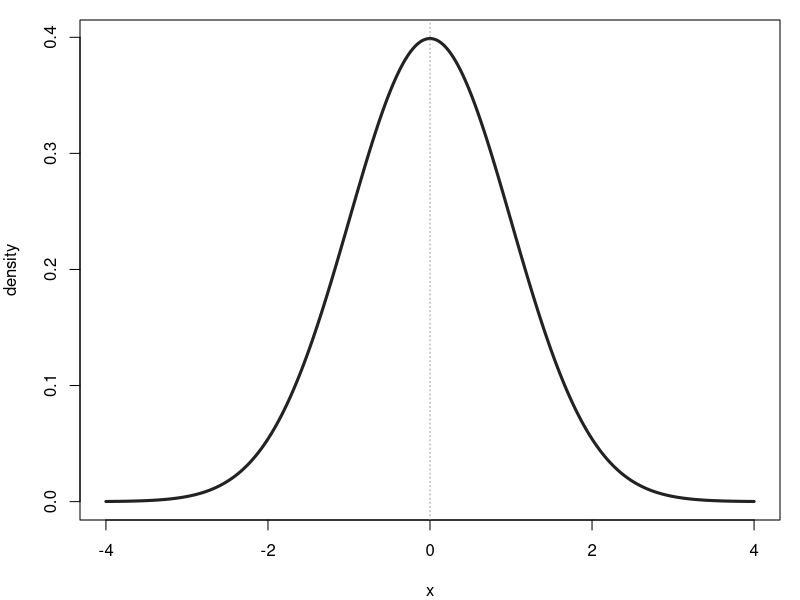
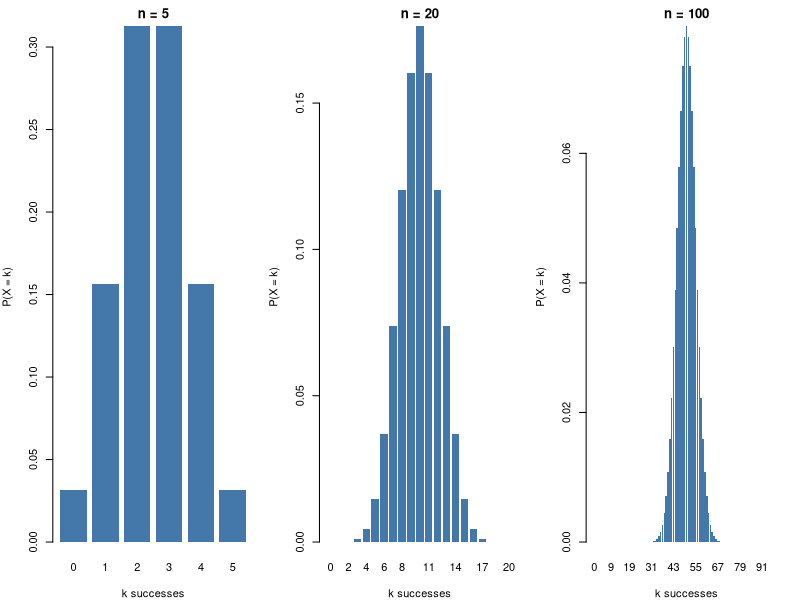
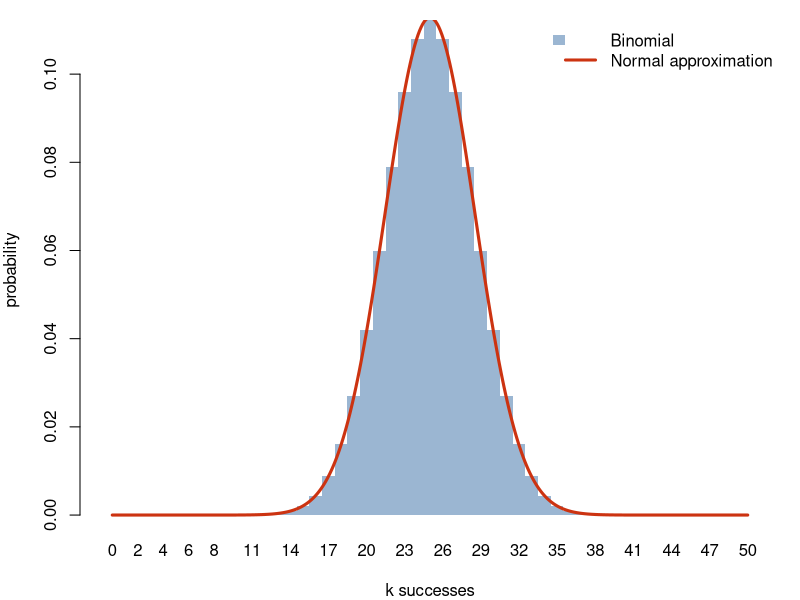
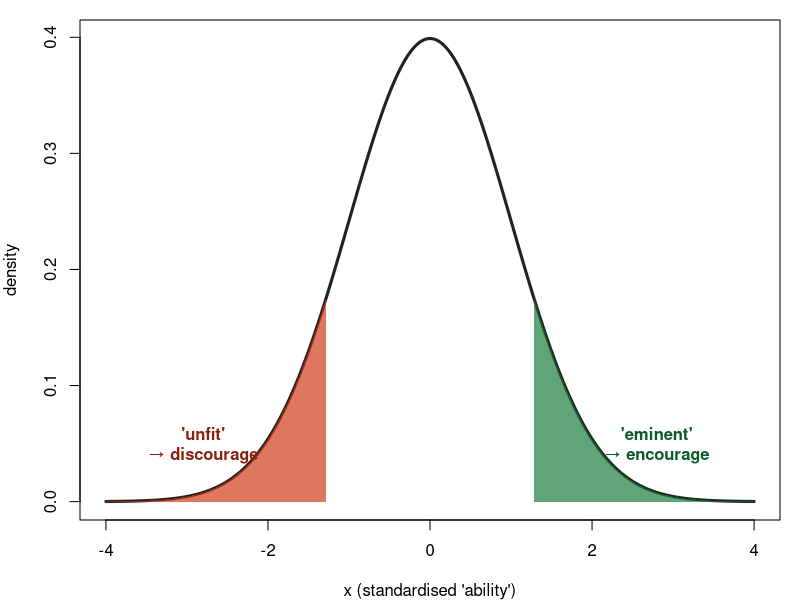
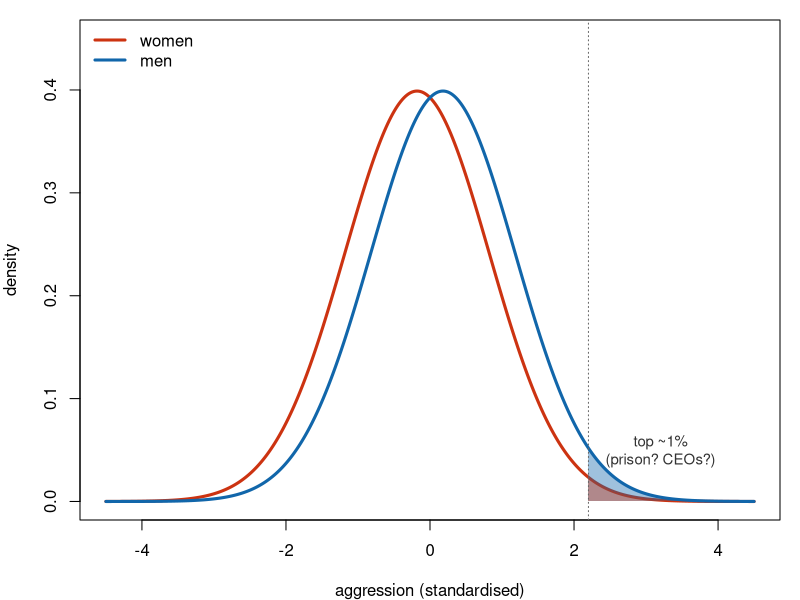

Write the R code that produced these figures, in order.
## ---- chunk 1
knitr::opts_chunk$set(echo = FALSE, warning = FALSE, message = FALSE,
                      fig.width = 8, fig.height = 5, dpi = 150)
## ---- chunk 2
#| label: fig-normal-density
#| fig-cap: "The standard normal density."
#| fig-width: 7
#| fig-height: 4
op <- par(mar = c(4, 4, 1, 1))
curve(dnorm(x), from = -4, to = 4, lwd = 3, col = "#222222",
      xlab = "x", ylab = "density", n = 401)
abline(v = 0, lty = 3, col = "grey60")
par(op)
## ---- chunk 3
#| label: fig-binomial-panels
#| fig-cap: "Binomial probabilities converge to a bell as $n$ grows."
#| fig-width: 10
#| fig-height: 3.5
op <- par(mfrow = c(1, 3), mar = c(4, 4, 2, 1))
for (n in c(5, 20, 100)) {
  k <- 0:n
  barplot(dbinom(k, n, 0.5), names.arg = k, col = "#4477aa",
          border = NA, main = paste0("n = ", n),
          xlab = "k successes", ylab = "P(X = k)")
}
par(op)
## ---- chunk 4
#| label: fig-binomial-normal-overlay
#| fig-cap: "Binomial bars ($n = 50$, $p = 0.5$) with the normal approximation overlaid."
#| fig-width: 7
#| fig-height: 4
n <- 50; p <- 0.5
k <- 0:n
op <- par(mar = c(4, 4, 1, 1))
barplot(dbinom(k, n, p), names.arg = k, col = "#4477aa88", border = NA,
        xlab = "k successes", ylab = "probability",
        space = 0, xlim = c(0, n + 1))
x_seq <- seq(0, n, length.out = 400)
lines(x_seq + 0.5, dnorm(x_seq, n * p, sqrt(n * p * (1 - p))),
      lwd = 3, col = "#cc3311")
legend("topright", legend = c("Binomial", "Normal approximation"),
       fill = c("#4477aa88", NA), border = c(NA, NA),
       lwd = c(NA, 3), col = c(NA, "#cc3311"), bty = "n")
par(op)
## ---- chunk 5
#| label: fig-political-tails
#| fig-cap: "The same curve, two political tails. The upper and lower extremes acquire policy meaning in Galton's eugenic framework."
#| fig-width: 8
#| fig-height: 4.5
op <- par(mar = c(4, 4, 1, 1))
curve(dnorm(x), from = -4, to = 4, lwd = 3, col = "#222222", n = 401,
      xlab = "x (standardised 'ability')", ylab = "density")
xs_lo <- seq(-4, qnorm(0.10), length.out = 100)
polygon(c(xs_lo, rev(xs_lo)), c(dnorm(xs_lo), rep(0, length(xs_lo))),
        col = "#cc3311aa", border = NA)
xs_hi <- seq(qnorm(0.90), 4, length.out = 100)
polygon(c(xs_hi, rev(xs_hi)), c(dnorm(xs_hi), rep(0, length(xs_hi))),
        col = "#117733aa", border = NA)
text(-2.8, 0.05, "'unfit'\n→ discourage", col = "#882211", cex = 1.0, font = 2)
text( 2.8, 0.05, "'eminent'\n→ encourage", col = "#0a5a2a", cex = 1.0, font = 2)
par(op)
## ---- chunk 6
#| label: fig-peterson-tails
#| fig-cap: "Two distributions with a small mean shift. The overlap is large, but the right tail is dominated by one group."
#| fig-width: 8
#| fig-height: 4.5
op <- par(mar = c(4, 4, 1, 1))
mu_w <- -0.18; mu_m <- 0.18
curve(dnorm(x, mean = mu_w, sd = 1), from = -4.5, to = 4.5, lwd = 3,
      col = "#cc3311", n = 401,
      xlab = "aggression (standardised)", ylab = "density", ylim = c(0, 0.45))
curve(dnorm(x, mean = mu_m, sd = 1), add = TRUE, lwd = 3, col = "#1166aa", n = 401)
xs_hi <- seq(2.2, 4.5, length.out = 200)
polygon(c(xs_hi, rev(xs_hi)),
        c(dnorm(xs_hi, mu_m, 1), rep(0, length(xs_hi))),
        col = "#1166aa66", border = NA)
polygon(c(xs_hi, rev(xs_hi)),
        c(dnorm(xs_hi, mu_w, 1), rep(0, length(xs_hi))),
        col = "#cc331166", border = NA)
abline(v = 2.2, lty = 3, col = "grey40")
text(3.2, 0.05, "top ~1%\n(prison? CEOs?)", cex = 0.9, col = "grey20")
legend("topleft", legend = c("women", "men"),
       col = c("#cc3311", "#1166aa"), lwd = 3, bty = "n")
par(op)
